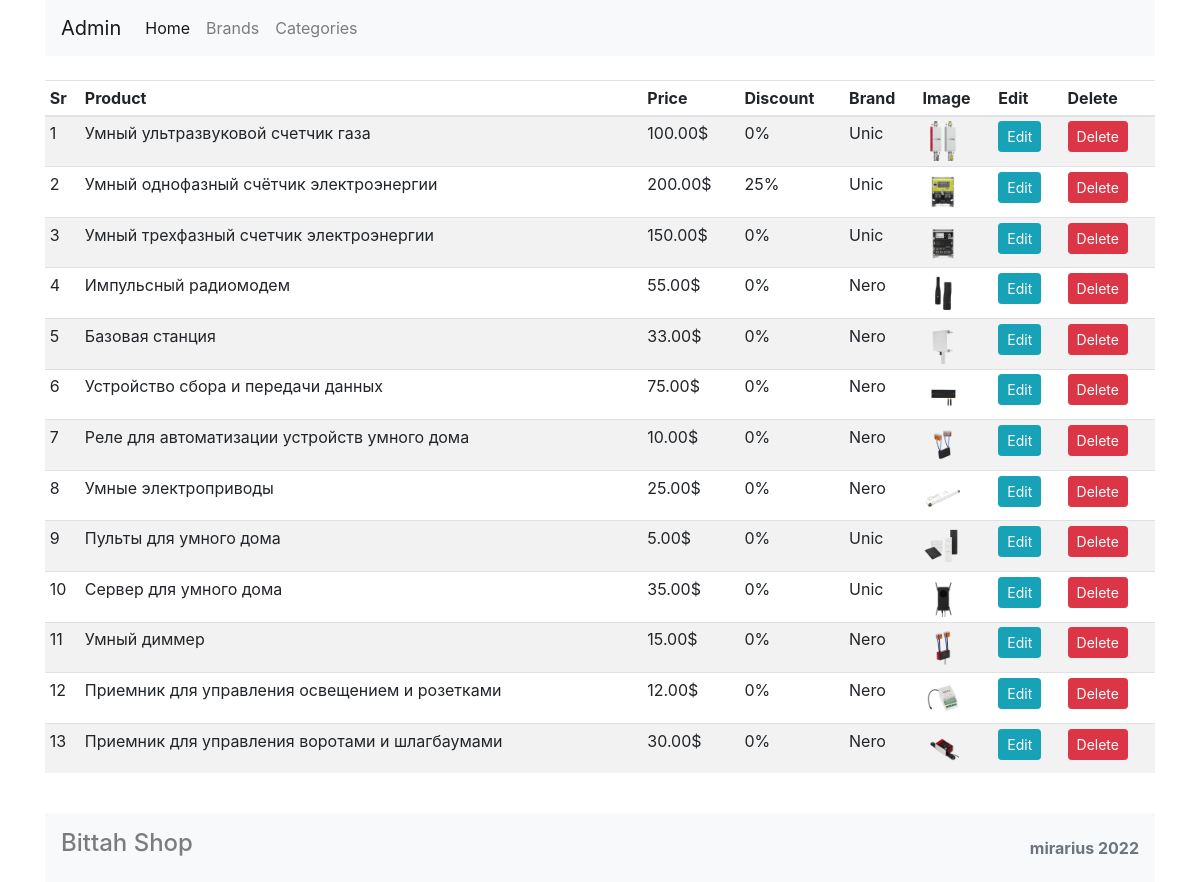
The page /admin (signed in) on the database its author committed.
### shop/products/models.py (models this page shows, shortened)
class Addproduct(db.Model):
    __seachbale__ = ['name', 'desc']
    id = db.Column(db.Integer, primary_key=True)
    name = db.Column(db.String(80), nullable=False)
    price = db.Column(db.Numeric(10,2), nullable=False)
    discount = db.Column(db.Integer, default=0)
    stock = db.Column(db.Integer, nullable=False)
    desc = db.Column(db.Text, nullable=False)
    pub_date = db.Column(db.DateTime, nullable=False, default=datetime.utcnow)
    brand_id = db.Column(db.Integer, db.ForeignKey('brand.id'), nullable=False)
    brand = db.relationship('Brand', backref=db.backref('posts', lazy=True))
    category_id = db.Column(db.Integer, db.ForeignKey('category.id'), nullable=False)
    category = db.relationship('Category', backref=db.backref('posts', lazy=True))
    image_1 = db.Column(db.String(150), nullable=False, default='image,jpg')
    image_2 = db.Column(db.String(150), nullable=False, default='image,jpg')
    image_3 = db.Column(db.String(150), nullable=False, default='image,jpg')

class Brand(db.Model):
    id = db.Column(db.Integer, primary_key=True)
    name = db.Column(db.String(30), nullable=False, unique=True)

### shop/admin/routes.py (the view)
@app.route('/admin')
def admin():
    if 'email' not in session:
        flash(f'Please login first', 'danger')
        return redirect(url_for('login'))
    products = Addproduct.query.all()
    return render_template('admin/index.html', title='Admin Page', products=products)

### shop/templates/admin/index.html (shortened to what this page needs)
{% extends 'layout.html' %}
{% block content %}
<div class="container">
        <nav class="navbar navbar-expand-lg navbar-light bg-light">
      <a class="navbar-brand" href="#">Admin</a>
      <div class="collapse navbar-collapse" id="navbarNavDropdown">
        <ul class="navbar-nav">
          <li class="nav-item active">
            <a class="nav-link" href="/">Home<span class="sr-only">(current)</span></a>
          </li>
          <li class="nav-item">
            <a class="nav-link" href="/brands">Brands</a>
          </li>
          <li class="nav-item">
            <a class="nav-link" href="/category">Categories</a>
          </li>
        </ul>
      </div>
    </nav>
</div>
<div class="container mt-4 mb-3">
    <table class="table table-sm table-condensed table-striped">
        <thead>
            <th>Sr</th>
            <th>Product</th>
            <th>Price</th>
            <th>Discount</th>
            <th>Brand</th>
            <th>Image</th>
            <th>Edit</th>
            <th>Delete</th>
        </thead>
        <tbody>
            {% for product in products %}
            <tr>
                <td>{{loop.index}}</td>
                <td>{{product.name}}</td>
                <td>{{product.price}}$</td>
                <td>{{product.discount}}%</td>
                <td>{{product.brand.name}}</td>
                <td><img src="{{url_for('static', filename='images/' + product.image_1)}}" width="40" height="40"></td>
                <td><a href="{{url_for('updateproduct', id=product.id)}}" class="btn btn-info btn-sm">Edit</a></td>
                <td>
                    <button type="button" class="btn btn-danger btn-sm" data-toggle="modal" data-target="#exampleModal-{{product.id}}">
                        Delete
                    </button>
                </td>
            </tr>
            {% endfor %}
        </tbody>
    </table>
</div>
{% include 'footer.html' %}
{% endblock content %}

### rows shown on the page
Addproduct: name "Умный ультразвуковой счетчик газа", price "100.00", discount "0", brand.name "Unic", image_1 (picture)
Addproduct: name "Умный однофазный счётчик электроэнергии", price "200.00", discount "25", brand.name "Unic", image_1 (picture)
Addproduct: name "Умный трехфазный счетчик электроэнергии", price "150.00", discount "0", brand.name "Unic", image_1 (picture)
Addproduct: name "Импульсный радиомодем", price "55.00", discount "0", brand.name "Nero", image_1 (picture)
Addproduct: name "Базовая станция", price "33.00", discount "0", brand.name "Nero", image_1 (picture)
Addproduct: name "Устройство сбора и передачи данных", price "75.00", discount "0", brand.name "Nero", image_1 (picture)
Addproduct: name "Реле для автоматизации устройств умного дома", price "10.00", discount "0", brand.name "Nero", image_1 (picture)
Addproduct: name "Умные электроприводы", price "25.00", discount "0", brand.name "Nero", image_1 (picture)
Addproduct: name "Пульты для умного дома", price "5.00", discount "0", brand.name "Unic", image_1 (picture)
Addproduct: name "Сервер для умного дома", price "35.00", discount "0", brand.name "Unic", image_1 (picture)
Addproduct: name "Умный диммер", price "15.00", discount "0", brand.name "Nero", image_1 (picture)
Addproduct: name "Приемник для управления освещением и розетками", price "12.00", discount "0", brand.name "Nero", image_1 (picture)
Addproduct: name "Приемник для управления воротами и шлагбаумами", price "30.00", discount "0", brand.name "Nero", image_1 (picture)
